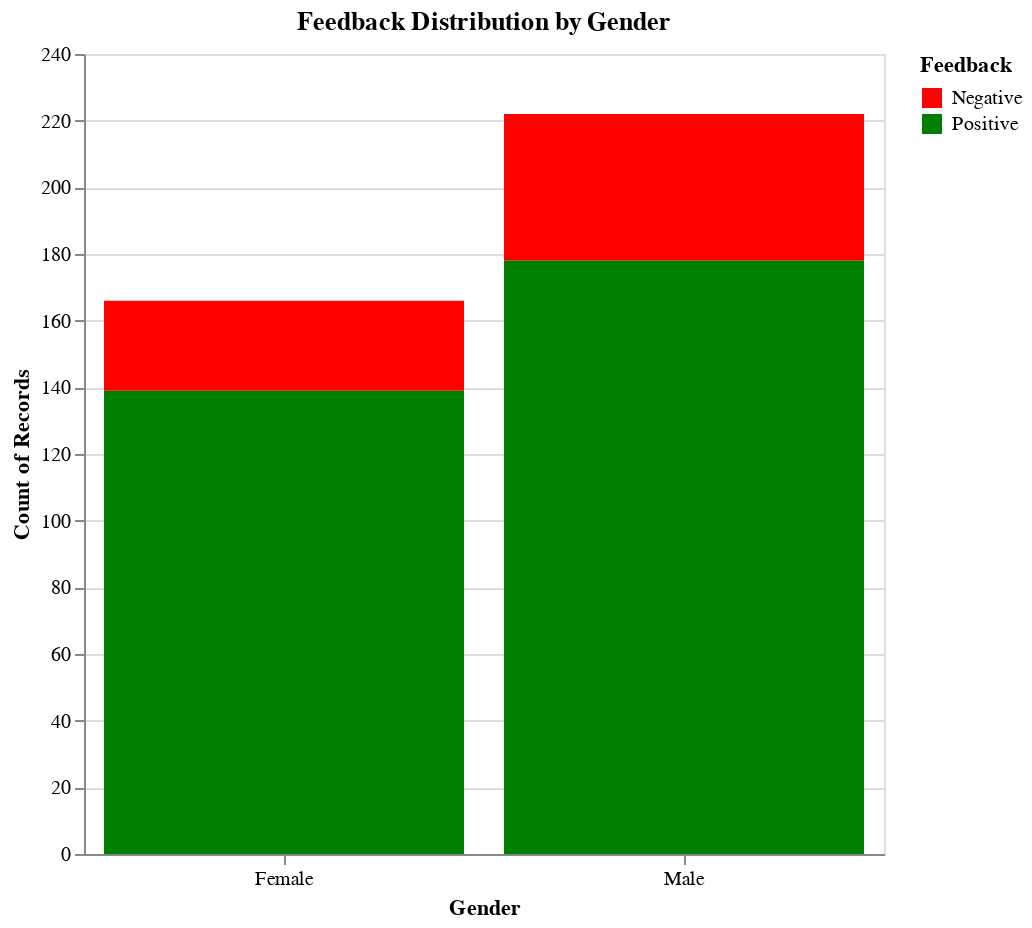

Write notebook code for a chart like this one.
### Code cell
gender_feedback_chart

### Figure 1 — Vega-Lite specification as saved in the notebook (floating-point values rounded to 4 significant figures; data arrays with more than 128 entries replaced by an {"elided": "..."} marker saying what was removed)
{"config": {"view": {"continuousWidth": 300, "continuousHeight": 300}}, "data": {"name": "data-53239134cfde2153236bb8814d1d873d"}, "mark": {"type": "bar"}, "encoding": {"color": {"field": "Feedback", "scale": {"range": ["red", "green"]}, "type": "nominal"}, "tooltip": [{"field": "Gender", "type": "nominal"}, {"aggregate": "count", "type": "quantitative"}, {"field": "Feedback", "type": "nominal"}], "x": {"axis": {"labelAngle": 0}, "field": "Gender", "type": "nominal"}, "y": {"aggregate": "count", "type": "quantitative"}}, "height": 400, "title": "Feedback Distribution by Gender", "width": 400, "$schema": "https://vega.github.io/schema/vega-lite/v5.8.0.json", "datasets": {"data-53239134cfde2153236bb8814d1d873d": {"elided": "388 records"}}}
